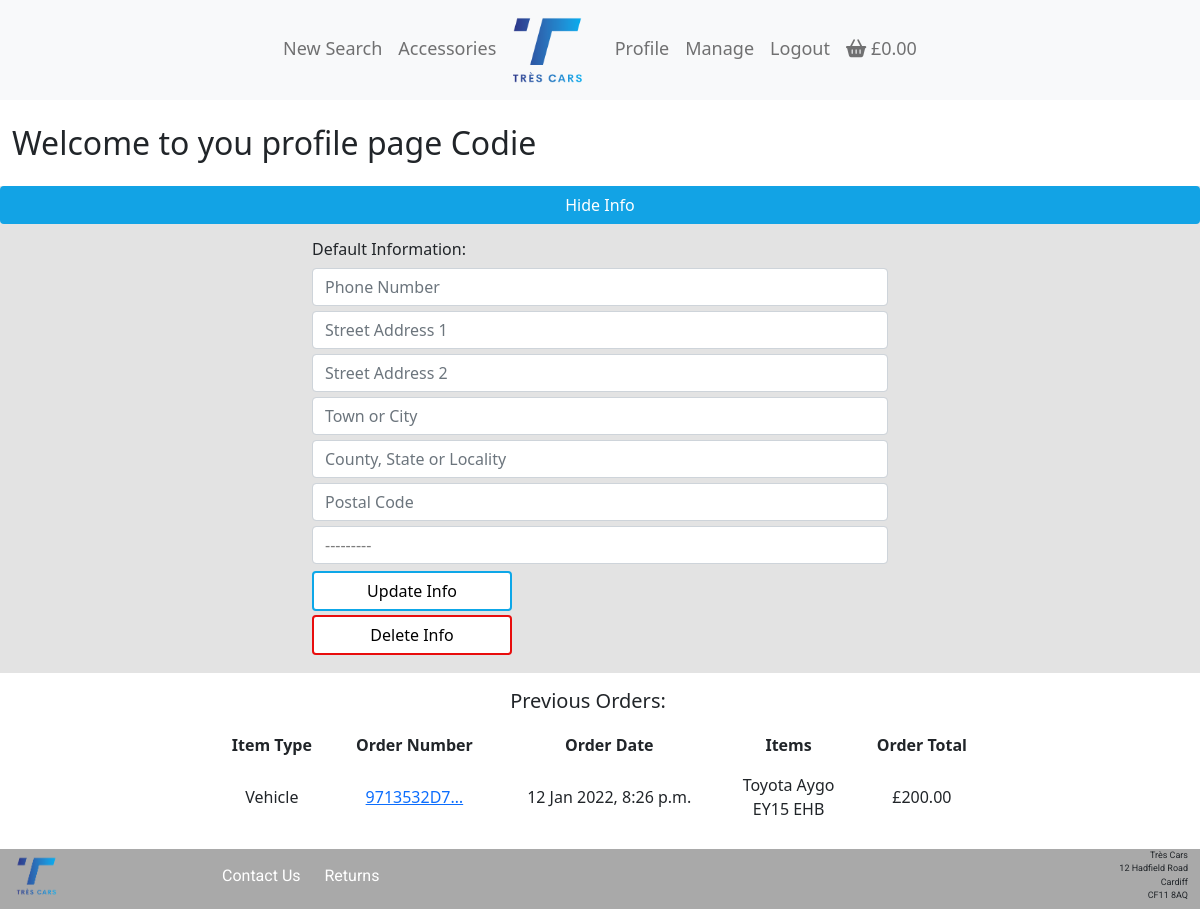
/profile/ (signed in), run on an earlier commit of the app's database.
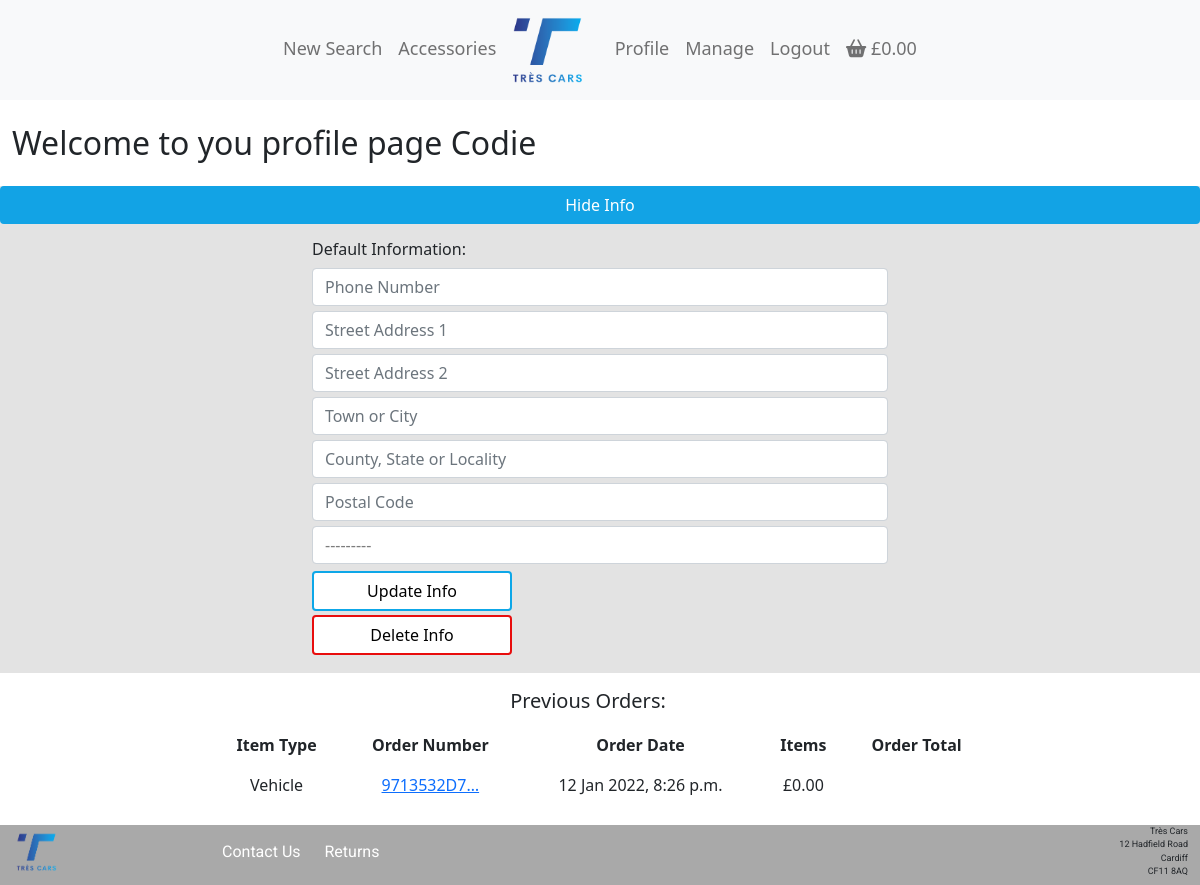
And on a later commit of the database.
### checkout/models.py (models this page shows, shortened)
class Order(models.Model):
    order_number = models.CharField(max_length=32, null=False, editable=False)
    order_type = models.CharField(max_length=15, null=False, blank=False, default='vehicle')
    user_profile = models.ForeignKey(UserProfile, on_delete=models.SET_NULL,
                                     null=True, blank=True, related_name='orders')
    full_name = models.CharField(max_length=50, null=False, blank=False)
    email = models.EmailField(max_length=254, null=False, blank=False)
    phone_number = models.CharField(max_length=20, null=False, blank=False)
    postcode = models.CharField(max_length=20, null=True, blank=True)
    town_or_city = models.CharField(max_length=40, null=False, blank=False)
    street_address1 = models.CharField(max_length=80, null=False, blank=False)
    street_address2 = models.CharField(max_length=80, null=True, blank=True)
    county = models.CharField(max_length=80, null=True, blank=True)
    country = CountryField(blank_label='Country *', null=False, blank=False)
    date = models.DateTimeField(auto_now_add=True)
    delivery_cost = models.DecimalField(max_digits=6, decimal_places=2, null=False, default=0)
    order_total = models.DecimalField(max_digits=10, decimal_places=2, null=False, default=0)
    grand_total = models.DecimalField(max_digits=10, decimal_places=2, null=False, default=0)
    original_bag = models.TextField(null=False, blank=False, default='')
    stripe_pid = models.CharField(max_length=254, null=False, blank=False, default='')

class OrderLineItem(models.Model):
    order = models.ForeignKey(Order, null=False, blank=False, on_delete=models.CASCADE, related_name='lineitems')
    vehicle = models.ForeignKey(Vehicle, null=False, blank=False, on_delete=models.CASCADE)
    lineitem_total = models.DecimalField(max_digits=6, decimal_places=0, null=False, blank=False, editable=False)

### vehicles/models.py (models this page shows, shortened)
class Vehicle(models.Model):
    sku = models.CharField(max_length=9, null=False, blank=False)
    name = models.CharField(max_length=254, null=False, blank=False)
    registration = models.CharField(max_length=254, null=False, blank=False)
    make = models.CharField(max_length=50, null=False, blank=False)
    model = models.CharField(max_length=50, null=False, blank=False)
    trim = models.CharField(max_length=50, null=False, blank=False)
    colour = models.CharField(
        max_length=50, null=False, blank=False, choices=colour_choices)
    fuel = models.CharField(
        max_length=20, null=False, blank=False, choices=fuel_choices)
    engine_size = models.DecimalField(
        max_digits=2, decimal_places=1, null=False, blank=False)
    body_type = models.CharField(
        max_length=15, null=False, blank=False, choices=body_type_choices)
    gearbox = models.CharField(
        max_length=15, null=False, blank=False, choices=gearbox_choices)
    drivetrain = models.CharField(
        max_length=10, null=False, blank=False, choices=drivetrain_choices)
    seats = models.IntegerField(null=False, blank=False)
    description = models.TextField()
    price = models.IntegerField(null=False, blank=False, default=200)
    full_price = models.IntegerField(null=False, blank=False)
    mileage = models.IntegerField(null=False, blank=False)
    model_year = models.IntegerField(null=False, blank=False)
    doors = models.IntegerField(null=False, blank=False)
    type = models.CharField(
        max_length=9, null=False, blank=False, default='vehicle')
    available = models.CharField(
        max_length=9, null=False, blank=False, default="yes", choices=available_choices)

### profiles/views.py (the view, shortened to what this page needs)
# urls.py: path('', views.profile, name='profile'),
@login_required
def profile(request):
    request.session['vehicle_bag'] = {}
    user_profile = get_object_or_404(UserProfile, user=request.user)
    form = UserProfileForm(instance=user_profile)
    orders = user_profile.orders.all()
    template = 'profiles/profile.html'
    context = {
        'profile': user_profile,
        'form': form,
        'orders': orders,
        'on_profile': True
    }
    return render(request, template, context)

### profiles/forms.py
class UserProfileForm(forms.ModelForm):
    class Meta:
        model = UserProfile()
        exclude = ('user',)
    def __init__(self, *args, **kwargs):
        super().__init__(*args, **kwargs)
        placeholders = {
            'default_phone_number': 'Phone Number',
            'default_postcode': 'Postal Code',
            'default_town_or_city': 'Town or City',
            'default_street_address1': 'Street Address 1',
            'default_street_address2': 'Street Address 2',
            'default_county': 'County, State or Locality',
        }
        self.fields['default_phone_number'].widget.attrs['autofocus'] = True
        for field in self.fields:
            if field != 'default_country':
                if self.fields[field].required:
                    placeholder = f'{placeholders[field]} *'
                else:
                    placeholder = placeholders[field]
                self.fields[field].widget.attrs['placeholder'] = placeholder
            self.fields[field].widget.attrs['class'] = 'profile-form'
            self.fields[field].label = False

### profiles/models.py (called while the page is built)
    def __str__(self):
        return self.user.username

### profiles/templates/profiles/profile.html (shortened to what this page needs)
{% extends "base.html" %}
{% load static %}
 {% block extra_css %}
    <link rel="stylesheet" href="{% static 'profiles/css/profile.css' %}">
{% endblock %}
{% block content %}
<div class="container-fluid">
    <div class="row">
        <div class="col-12">
            <h2 class="my-4">Welcome to you profile page {{ profile }}</h2>
        </div>
    </div>
    <div class="row profile-saved-info">
        <a id="hide-profile-info" class="btn btn-hide">Hide Info</a>
        <div class="mx-auto col-12 col-md-8 col-lg-6 my-3" id="profile-info">
            <h6>Default Information:</h6>
            <form action="{% url 'profile' %}" method="post">
                {{ form | crispy }}
                <button class="btn btn--blue-border btn--profile-info" type="submit">Update Info</button>
            </form>
            <form action="{% url 'profile' %}" method="post">
                <button class="btn btn--red-border btn--profile-info" id="delete-profile-info" type="submit">Delete Info</button>
            </form>
        </div>
    </div>
    <div class="row profile-previous-orders">
        <div class="row">
            <div class="mx-auto col-12 col-md-8 col-lg-8 mt-3 text-center">
                <h5>Previous Orders:</h5>
            </div>
        </div>
        <div class="mx-auto col-12 col-md-8 col-lg-8 my-1 ">
            <table class="d-none d-sm-table table table-lg table-borderless text-center align-middle">
                <thead>
                    <tr>
                        <th>Item Type</th>
                        <th>Order Number</th>
                        <th>Order Date</th>
                        <th>Items</th>
                        <th>Order Total</th>
                    </tr>
                </thead>
                <tbody>
                    {% for order in orders %}
                        <tr>
                            <td>{{ order.order_type | capfirst }}</td>
                            <td>
                                <a href="{% url 'order_detail' order.order_number %}" title="{{ order.order_number }}">
                                    {{ order.order_number | truncatechars:10 }}
                                </a>
                            </td>
                            <td>{{ order.date }}</td>
                                    {% for item in order.lineitems.all %}
                                            {% if item.vehicle %}
                                                <td>
                                                    {{ item.vehicle.make | capfirst}} {{ item.vehicle.model | capfirst }}
                                                    <br>
                                                    {{ item.vehicle.registration | upper }}
                                                </td>
                                            {% endif %}
                                    {% endfor %}
                            <td>£{{ order.grand_total }}</td>
                        </tr>
                    {% endfor %}
                </tbody>
            </table>
        </div>
        </div>
    </div>
{% endblock %}

What changed in the data, as far as the page shows it:
removed OrderLineItem: vehicle.make "Toyota", vehicle.model "Aygo", vehicle.registration "EY15 EHB"
changed Order "Vehicle": grand_total "200.00" → "0.00"
